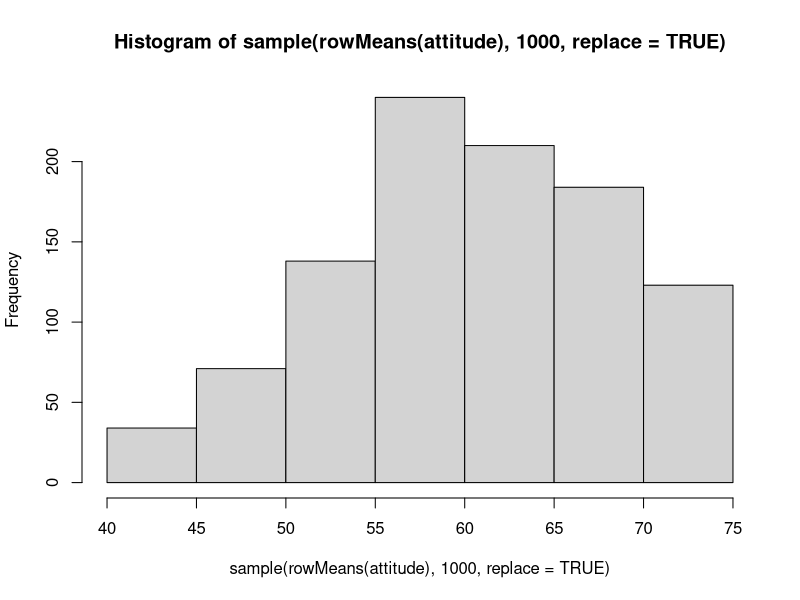

This chart was generated by the following R code:
#1. Load the attitude dataset.
data("attitude")
#2. What is this data set?
?attitude
## From a survey of the clerical employees of a large financial organization, 
##the data are aggregated from the questionnaires of the approximately 
##35 employees for each of 30 (randomly selected) departments. 
##The numbers give the percent proportion of favourable responses 
##to seven questions in each department.
#3. Display the 1st and 3rd column.
attitude[, c(1,3)]
#4. Summary of column 1.
summary(attitude[,1])
#5. How many rows are there?
length(attitude[,1])
# -- 30
#6. Display all rows that the average of that rows column 1 and column 2  > 60?
subset(attitude, mean(attitude[,1]) > 60 & mean(attitude[,2]) > 60)
## not as good below
variableT <- ((attitude$rating + attitude$complaints) / 2) > 60
#7. What row number/s has/have learning value < 50?
rownames(attitude[which(attitude$learning < 50),])
#8. How many row number/s has/have entry privileges ==53?
length(which(attitude$privileges == 53))
#9. Create a new dataframe with all examples where privileges > 70.
over_70 <- attitude[which(attitude$privileges > 70),]
#10.Create a new dataframe with all examples where privileges <70 and raise<70.
over_70_2 <- attitude[which(attitude$privileges > 70 & attitude$raises < 70),]

#11 Which department is the happiest?
attitude[which(attitude$complaints == min(attitude$complaints)),]
#12 Which department is most confused?
attitude[which(attitude$learning == min(attitude$learning)),]
#13 Which department would you join?

#14 Sample 1000 times with replacement from the mean row score to generate a histogram.
hist(sample(rowMeans(attitude), 1000, replace = TRUE))

#15 What variable is the most correlated with column 1.
corr <- lm(formula = attitude[,1] ~., data = attitude)

#16 Which department seems like they were drawn from the most different distribution?
diff <- lm(formula = attitude[,1] ~., data = attitude)

#17 Make a function that takes a number and returns the number plus five.
add_five <- function(x) {
  return(x + 5)
}

#18 Make a function that takes a vector and a number and returns the vector + 5.
add_five_vector <- function(vector_a, int_a) {
  return(vector_a * int_a)
}

#19 Plot a histogram of each column on one plot from the attitude dataset.


#20 Suppose a new department was created, what might we expect for ratings?
mean(attitude$rating)
# 64.633

# subset, which, rowMeans